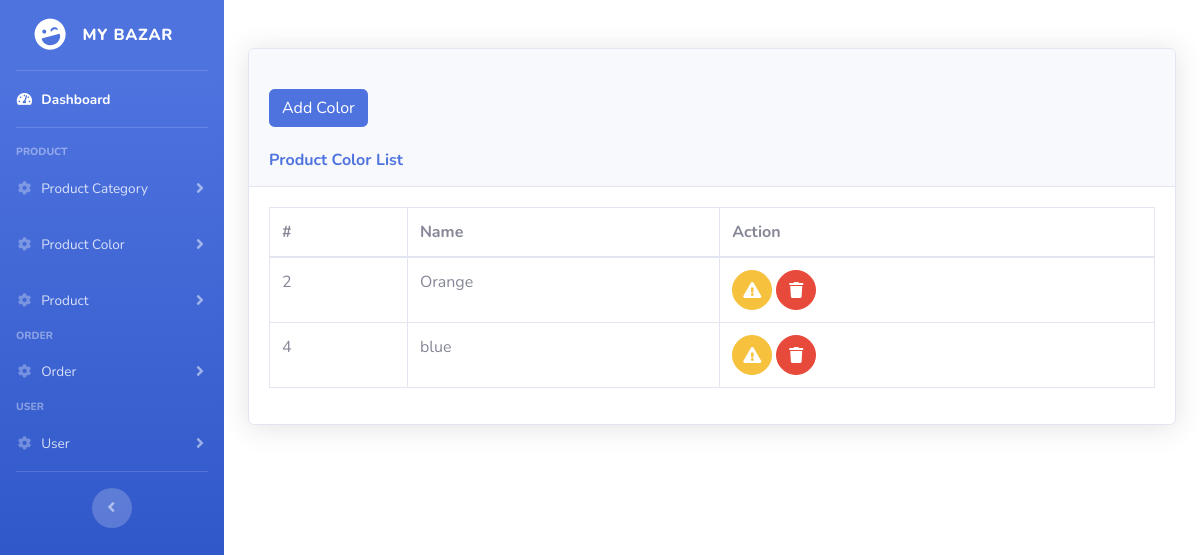
Screenshot of /color-list.php with the database file from the repository.
### tables this page shows
CREATE TABLE `product_color` (
  `colorid` int(11) NOT NULL,
  `colorname` varchar(100) NOT NULL
);

### color-list.php (the view, shortened to what this page needs)
<div class="container my-5">
    <div class="card shadow mb-4">
        <div class="card-header py-3">
        <br>
        <a href="color-insert.php" class="btn btn-primary">Add Color</a>
        <br><br>
            <h6 class="m-0 font-weight-bold text-primary">Product Color List</h6>
        </div>
        <div class="card-body">
            <div class="table-responsive">
                <table class="table table-bordered" id="dataTable" width="100%" cellspacing="0">
                    <thead>
                        <tr>
                            <th>#</th>
                            <th>Name</th>
                            <th>Action</th>
                        </tr>
                    </thead>
                    <tbody>
                        <?php
                        include('conn.php');
                        $query = "select * from product_color";
                        $result = mysqli_query($con, $query);
                        while ($row = mysqli_fetch_assoc($result)) {
                        ?>
                            <tr>
                                <td><?php echo $row['colorid']?></td>
                                <td><?php echo $row['colorname']?></td>
                                <td>
                                <a href="color-edit.php?id=<?php echo $row['colorid']*103640?>" class="btn btn-warning btn-circle ">
                                        <i class="fas fa-exclamation-triangle"></i>
                                    </a>
                                    <a onclick="myfun(<?php echo $row['colorid']*103640?>)" class="btn btn-danger btn-circle ">
                                        <i class="fas fa-trash"></i>
                                    </a>
                                </td>
                            </tr>
                        <?php
                        }
                        ?>
                    </tbody>
                </table>
            </div>
        </div>
    </div>
</div>
<?php include('footer.php') ?>

### rows the page displays
product_color: colorid "2", colorname "Orange"
product_color: colorid "4", colorname "blue"
